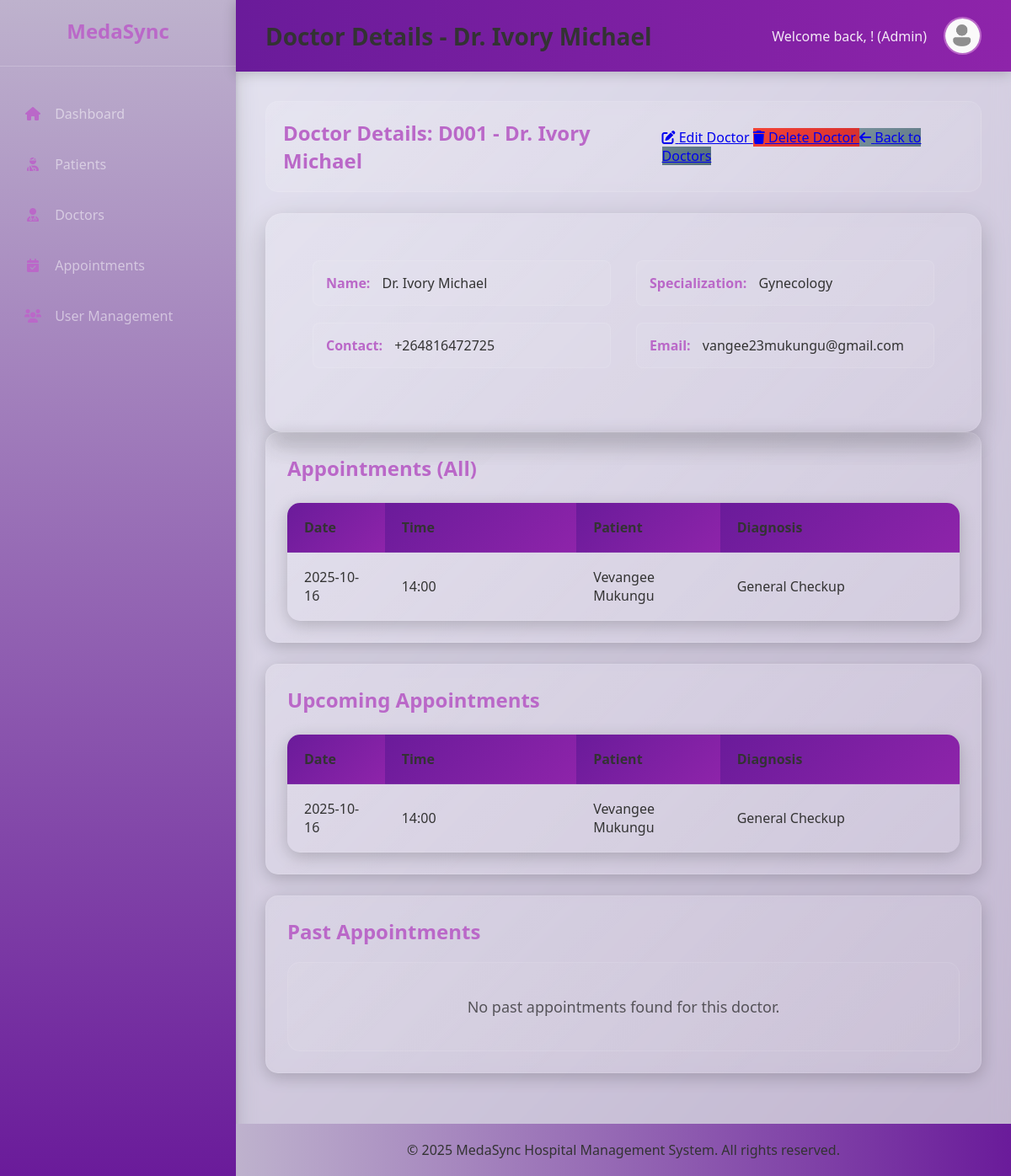
Page /view_doctor/D001 (signed in) on the committed database.
### models.py (models this page shows)
class Doctor(db.Model):
    id = db.Column(db.String(4), primary_key=True)
    name = db.Column(db.String(100), nullable=False)
    surname = db.Column(db.String(100), nullable=False)
    specialization = db.Column(db.String(50))
    email = db.Column(db.String(120))
    country_code = db.Column(db.String(10), nullable=False)
    contact_number = db.Column(db.String(20), nullable=False)
    appointments = db.relationship('Appointment', backref='doctor', lazy=True)

class Appointment(db.Model):
    id = db.Column(db.String(4), primary_key=True)
    date = db.Column(db.String(20), nullable=False)
    time = db.Column(db.String(10), nullable=False)
    duration = db.Column(db.Integer, nullable=False, default=30)
    diagnosis = db.Column(db.Text)
    patient_id = db.Column(db.String(4), db.ForeignKey('patient.id'), nullable=False)
    doctor_id = db.Column(db.String(4), db.ForeignKey('doctor.id'), nullable=False)

class Patient(db.Model):
    id = db.Column(db.String(4), primary_key=True)
    name = db.Column(db.String(100), nullable=False)
    surname = db.Column(db.String(100), nullable=False)
    date_of_birth = db.Column(db.String(20), nullable=False)
    gender = db.Column(db.String(10))
    email = db.Column(db.String(120))
    country_code = db.Column(db.String(10), nullable=False)
    contact_number = db.Column(db.String(20), nullable=False)
    appointments = db.relationship('Appointment', backref='patient', lazy=True)

### app.py (the view)
@app.route('/view_doctor/<string:doctor_id>')
@login_required
def view_doctor(doctor_id):
    with db.session() as session_db:
        stmt = select(Doctor).where(Doctor.id == doctor_id)
        doctor = session_db.execute(stmt).scalar_one_or_none()
        if not doctor:
            flash('Doctor not found', 'error')
            return redirect(url_for('doctors'))
        today = date.today().strftime("%Y-%m-%d")
        stmt = select(Appointment).options(
            joinedload(Appointment.patient)
        ).where(
            Appointment.doctor_id == doctor_id
        ).order_by(Appointment.date.desc(), Appointment.time.desc())
        all_appointments = session_db.execute(stmt).scalars().all()
        stmt = select(Appointment).options(
            joinedload(Appointment.patient)
        ).where(
            Appointment.doctor_id == doctor_id,
            Appointment.date >= today
        ).order_by(Appointment.date.desc(), Appointment.time.desc())
        upcoming_appointments = session_db.execute(stmt).scalars().all()
        stmt = select(Appointment).options(
            joinedload(Appointment.patient)
        ).where(
            Appointment.doctor_id == doctor_id,
            Appointment.date < today
        ).order_by(Appointment.date.desc(), Appointment.time.desc())
        past_appointments = session_db.execute(stmt).scalars().all()
    return render_template('view_doctor.html', doctor=doctor, appointments=all_appointments, upcoming_appointments=upcoming_appointments, past_appointments=past_appointments, is_admin=is_admin())

### app.py (called while the page is built)
def is_admin():
    if 'user_id' not in session:
        return False
    with db.session() as session_db:
        stmt = select(User).where(User.id == session['user_id'])
        user = session_db.execute(stmt).scalar_one_or_none()
        return user and user.is_admin

def login_required(f):
    from functools import wraps
    @wraps(f)
    def decorated_function(*args, **kwargs):
        if 'user_id' not in session:
            return redirect(url_for('login'))
        return f(*args, **kwargs)
    return decorated_function

### templates/view_doctor.html
{% extends "base.html" %}
{% block page_title %}Doctor Details - Dr. {{ doctor.name }} {{ doctor.surname }}{% endblock %}
{% block content %}
<div class="page-header">
    <h2>Doctor Details: {{ doctor.id }} - Dr. {{ doctor.name }} {{ doctor.surname }}</h2>
    <div>
        <a href="{{ url_for('edit_doctor', doctor_id=doctor.id) }}" class="btn btn-primary">
            <i class="fas fa-edit"></i> Edit Doctor
        </a>
        {% if is_admin %}
        <a href="{{ url_for('delete_doctor', doctor_id=doctor.id) }}" class="btn btn-danger"
           onclick="return confirm('Are you sure you want to delete this doctor?');">
            <i class="fas fa-trash"></i> Delete Doctor
        </a>
        {% endif %}
        <a href="{{ url_for('doctors') }}" class="btn btn-secondary">
            <i class="fas fa-arrow-left"></i> Back to Doctors
        </a>
    </div>
</div>
<div class="form-container">
    <div class="doctor-details">
        <div class="detail-row">
            <div class="detail-item">
                <strong>Name:</strong> Dr. {{ doctor.name }} {{ doctor.surname }}
            </div>
            <div class="detail-item">
                <strong>Specialization:</strong> {{ doctor.specialization }}
            </div>
        </div>
        <div class="detail-row">
            <div class="detail-item">
                <strong>Contact:</strong> {{ doctor.country_code }}{{ doctor.contact_number }}
            </div>
            <div class="detail-item">
                <strong>Email:</strong> {{ doctor.email or 'Not provided' }}
            </div>
        </div>
    </div>
</div>
<div class="dashboard-section">
    <h2>Appointments (All)</h2>
    {% if appointments %}
    <table>
        <thead>
            <tr>
                <th>Date</th>
                <th>Time</th>
                <th>Patient</th>
                <th>Diagnosis</th>
            </tr>
        </thead>
        <tbody>
            {% for appt in appointments %}
            <tr>
                <td>{{ appt.date }}</td>
                <td>{{ appt.time }}</td>
                <td>{{ appt.patient.name }} {{ appt.patient.surname }}</td>
                <td>{{ appt.diagnosis[:50] }}{% if appt.diagnosis|length > 50 %}...{% endif %}</td>
            </tr>
            {% endfor %}
        </tbody>
    </table>
    {% else %}
    <p class="no-data">No appointments found for this doctor.</p>
    {% endif %}
</div>
<div class="dashboard-section">
    <h2>Upcoming Appointments</h2>
    {% if upcoming_appointments %}
    <table>
        <thead>
            <tr>
                <th>Date</th>
                <th>Time</th>
                <th>Patient</th>
                <th>Diagnosis</th>
            </tr>
        </thead>
        <tbody>
            {% for appt in upcoming_appointments %}
            <tr>
                <td>{{ appt.date }}</td>
                <td>{{ appt.time }}</td>
                <td>{{ appt.patient.name }} {{ appt.patient.surname }}</td>
                <td>{{ appt.diagnosis[:50] }}{% if appt.diagnosis|length > 50 %}...{% endif %}</td>
            </tr>
            {% endfor %}
        </tbody>
    </table>
    {% else %}
    <p class="no-data">No upcoming appointments for this doctor.</p>
    {% endif %}
</div>
<div class="dashboard-section">
    <h2>Past Appointments</h2>
    {% if past_appointments %}
    <table>
        <thead>
            <tr>
                <th>Date</th>
                <th>Time</th>
                <th>Patient</th>
                <th>Diagnosis</th>
            </tr>
        </thead>
        <tbody>
            {% for appt in past_appointments %}
            <tr>
                <td>{{ appt.date }}</td>
                <td>{{ appt.time }}</td>
                <td>{{ appt.patient.name }} {{ appt.patient.surname }}</td>
                <td>{{ appt.diagnosis[:50] }}{% if appt.diagnosis|length > 50 %}...{% endif %}</td>
            </tr>
            {% endfor %}
        </tbody>
    </table>
    {% else %}
    <p class="no-data">No past appointments found for this doctor.</p>
    {% endif %}
</div>
{% endblock %}

### static/css/style.css (style rules this page uses)
* { margin: 0; padding: 0; box-sizing: border-box; }
:root { --primary-purple: #6a1b9a; --secondary-purple: #8e24aa; --light-purple: #ba68c8; --dark-purple: #beb2cd; --background-dark: #e8e8f4; --background-light: #861f8f; --text-dark: #333; --text-light: #333; --card-dark: #16213e; --card-light: #363434; --border-light: #e0e0e0; --border-dark: #374151; }
body { font-family: 'Segoe UI', Tahoma, Geneva, Verdana, sans-serif; background: linear-gradient(135deg, var(--background-dark) 0%, var(--dark-purple) 100%); color: var(--text-light); min-height: 100vh; }
.form-container { background: linear-gradient(135deg, rgba(255,255,255,0.1) 0%, rgba(255,255,255,0.05) 100%); padding: 35px; border-radius: 20px; backdrop-filter: blur(10px); border: 1px solid rgba(255,255,255,0.1); box-shadow: 0 10px 30px rgba(0,0,0,0.2); }
.btn-danger { background: linear-gradient(135deg, #f44336 0%, #d32f2f 100%); }
.btn-secondary { background: linear-gradient(135deg, #78909c 0%, #546e7a 100%); }
table { width: 100%; border-collapse: collapse; margin-top: 25px; background: rgba(255,255,255,0.05); border-radius: 15px; overflow: hidden; box-shadow: 0 5px 20px rgba(0,0,0,0.2); }
th, td { padding: 18px 20px; text-align: left; border-bottom: 1px solid rgba(255,255,255,0.1); }
th { background: linear-gradient(135deg, var(--primary-purple) 0%, var(--secondary-purple) 100%); font-weight: 600; color: var(--text-light); font-size: 16px; }
.dashboard-section { background: linear-gradient(135deg, rgba(255,255,255,0.1) 0%, rgba(255,255,255,0.05) 100%); padding: 25px; border-radius: 15px; box-shadow: 0 5px 20px rgba(0,0,0,0.2); margin-bottom: 25px; backdrop-filter: blur(10px); border: 1px solid rgba(255,255,255,0.1); }
.dashboard-section h2 { color: var(--light-purple); margin-bottom: 20px; font-size: 24px; font-weight: 600; }
.page-header { display: flex; justify-content: space-between; align-items: center; margin-bottom: 25px; padding: 20px; background: linear-gradient(135deg, rgba(255,255,255,0.1) 0%, rgba(255,255,255,0.05) 100%); border-radius: 15px; backdrop-filter: blur(10px); border: 1px solid rgba(255,255,255,0.1); }
.page-header h2 { color: var(--light-purple); margin: 0; font-size: 24px; }
.no-data { text-align: center; padding: 40px; background: linear-gradient(135deg, rgba(255,255,255,0.05) 0%, rgba(255,255,255,0.02) 100%); border-radius: 15px; color: rgba(32, 31, 31, 0.7); font-size: 18px; border: 1px solid rgba(255,255,255,0.1); }
.patient-details, .doctor-details { padding: 20px; }
.detail-row { display: flex; gap: 30px; margin-bottom: 20px; }
.detail-item { flex: 1; padding: 15px; background: rgba(255,255,255,0.05); border-radius: 8px; border: 1px solid rgba(255,255,255,0.1); }
.detail-item strong { color: var(--light-purple); margin-right: 10px; }
table th:nth-child(1), table td:nth-child(1) { width: 10%; }
table th:nth-child(2), table td:nth-child(2) { width: 20%; }
table th:nth-child(3), table td:nth-child(3) { width: 15%; }
table th:nth-child(4), table td:nth-child(4) { width: 25%; }

### rows in the picture
Doctor: name "Ivory", surname "Michael", id "D001", specialization "Gynecology", country_code "+264", contact_number "816472725", email "vangee23mukungu@gmail.com"
Appointment: date "2025-10-16", time "14:00", patient.name "Vevangee", patient.surname "Mukungu", diagnosis "General Checkup"
